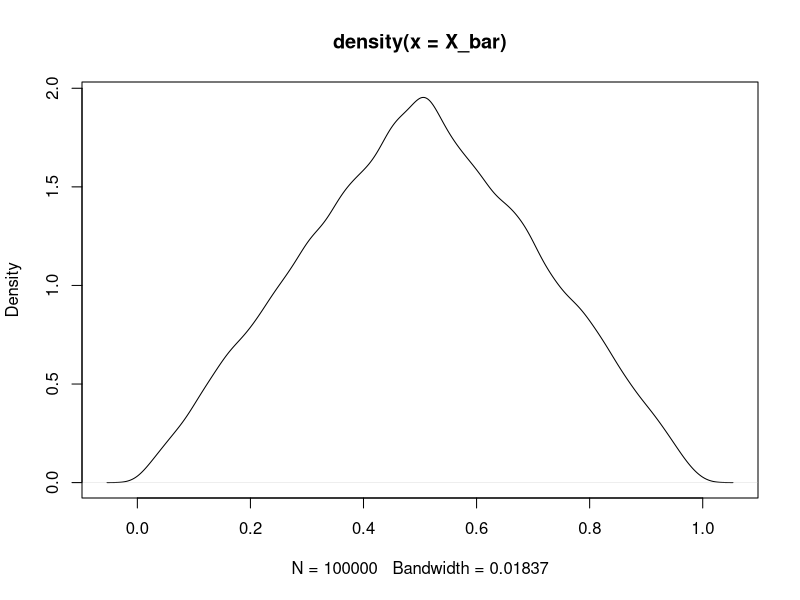
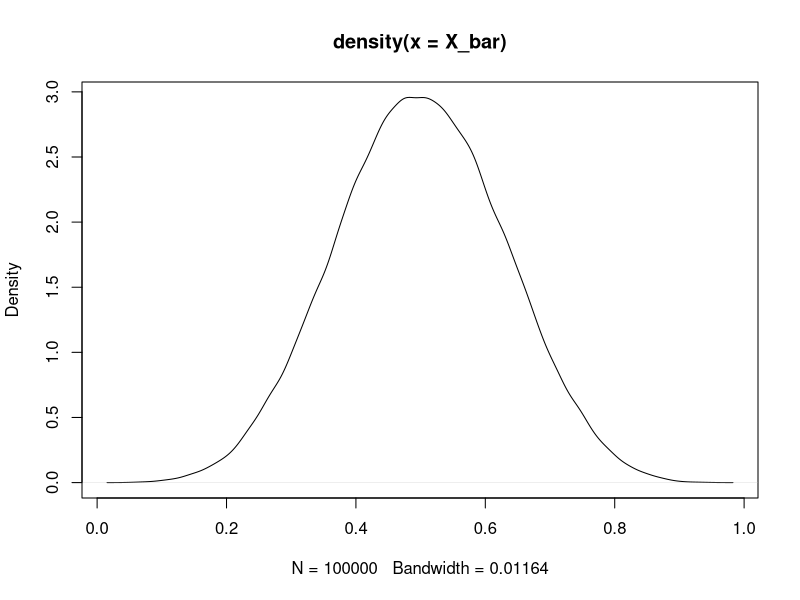
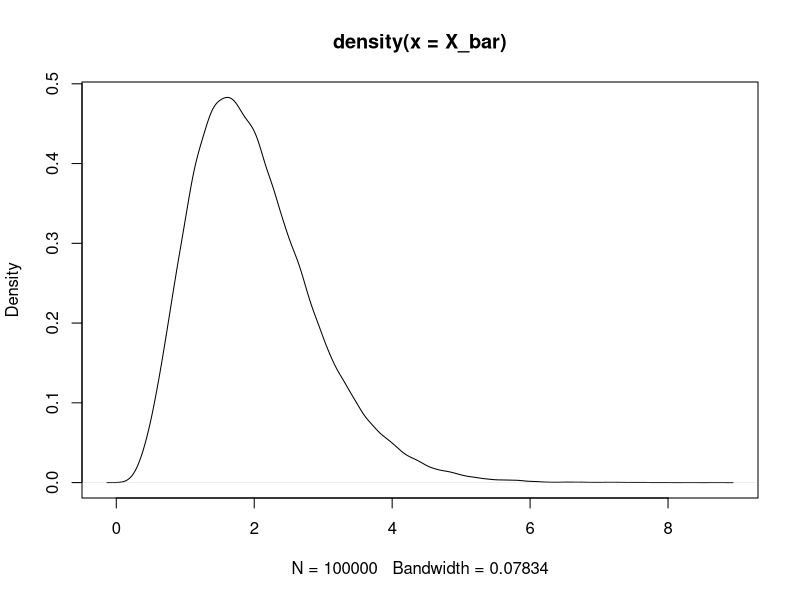
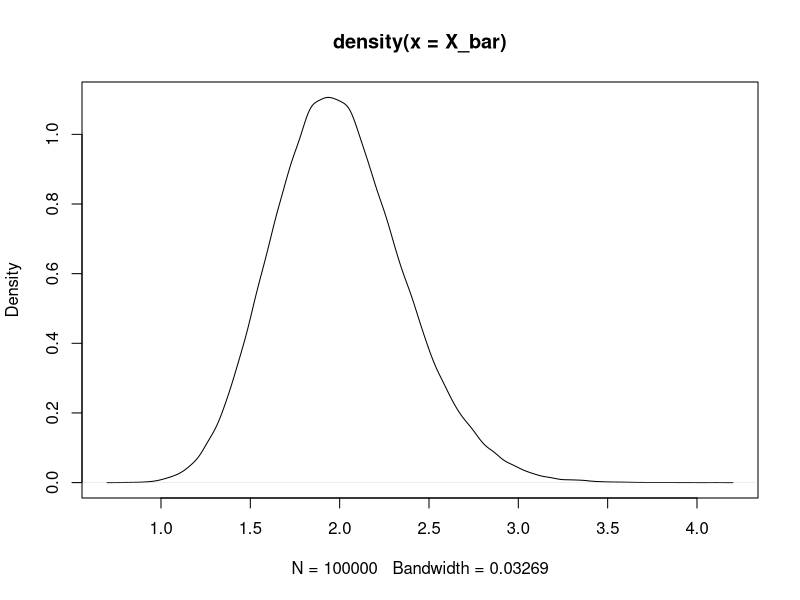
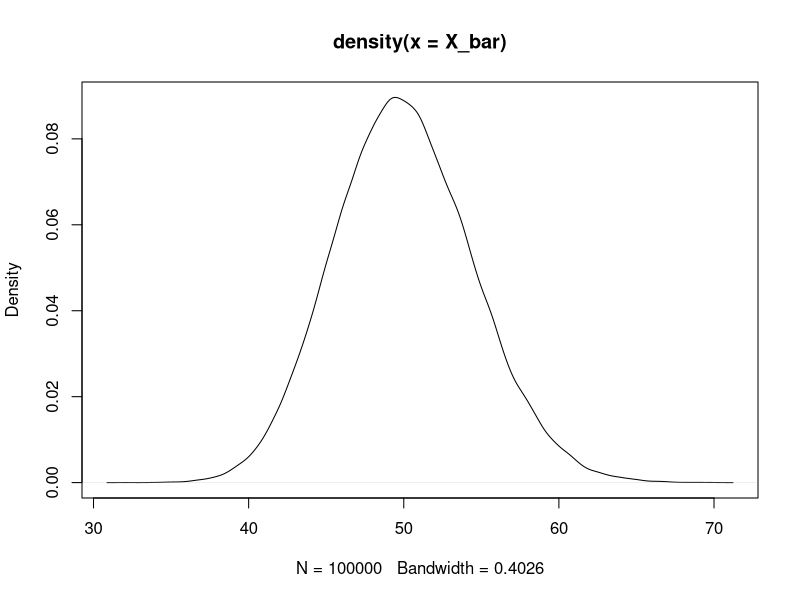
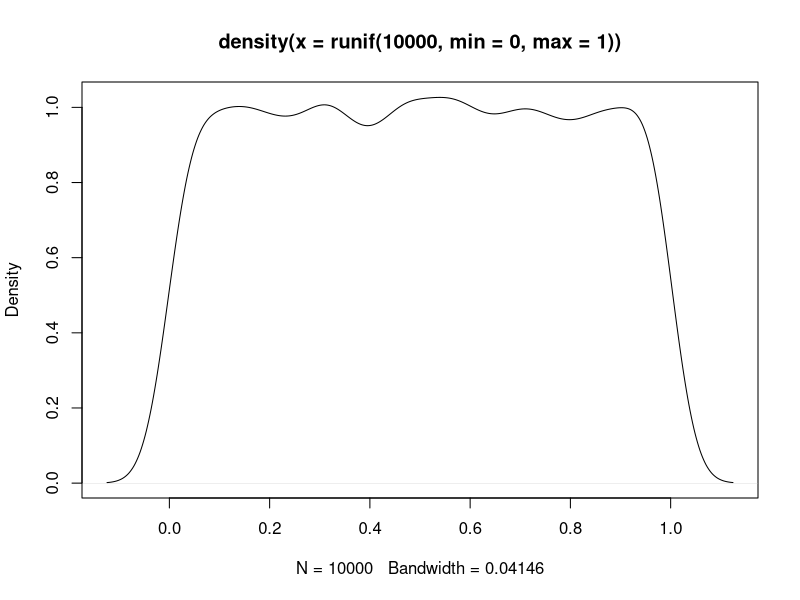
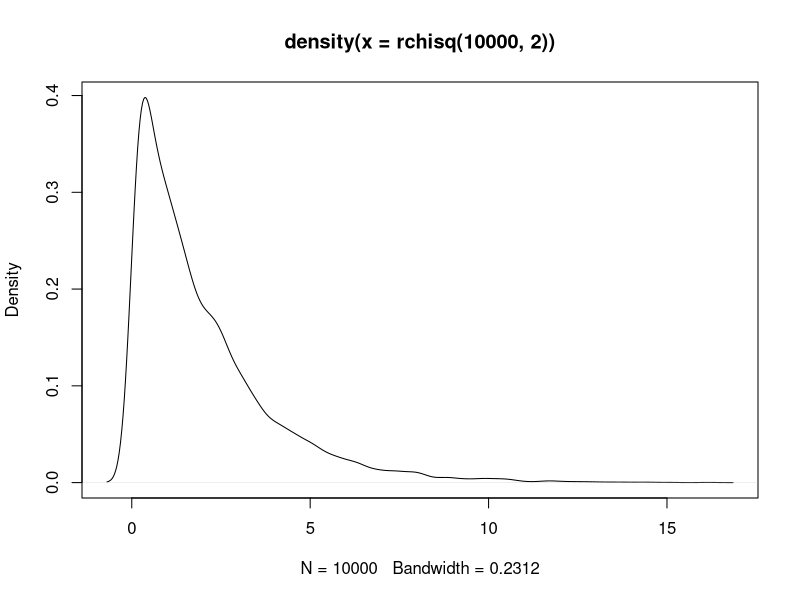
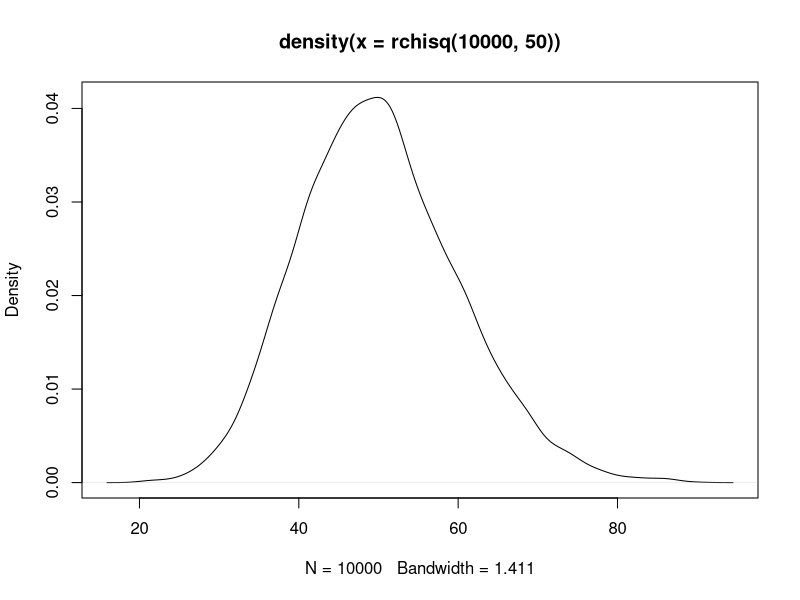

Here is the R script that generated these plots, in order:
## ---- chunk 1
sample_4m_normal = function(x) {
  s = runif(2, min = 0, max = 1)
  return (mean(s))
}
X_bar = replicate(100000, sample_4m_normal())
plot(density(X_bar))
## ---- chunk 2
sample_4m_normal = function(x) {
  s = runif(5, min = 0, max = 1)
  return (mean(s))
}
X_bar = replicate(100000, sample_4m_normal())
plot(density(X_bar))
## ---- chunk 3
sample_4m_normal = function(x) {
  s = rchisq(5, 2)
  return (mean(s))
}
X_bar = replicate(100000, sample_4m_normal())
plot(density(X_bar))
## ---- chunk 4
sample_4m_normal = function(x) {
  s = rchisq(30, 2)
  return (mean(s))
}
X_bar = replicate(100000, sample_4m_normal())
plot(density(X_bar))
## ---- chunk 5
sample_4m_normal = function(x) {
  s = rchisq(5, 50)
  return (mean(s))
}
X_bar = replicate(100000, sample_4m_normal())
plot(density(X_bar))
## ---- chunk 6
plot(density(runif(10000, min = 0, max = 1)))
## ---- chunk 7
plot(density(rchisq(10000, 2)))
## ---- chunk 8
plot(density(rchisq(10000, 50)))
